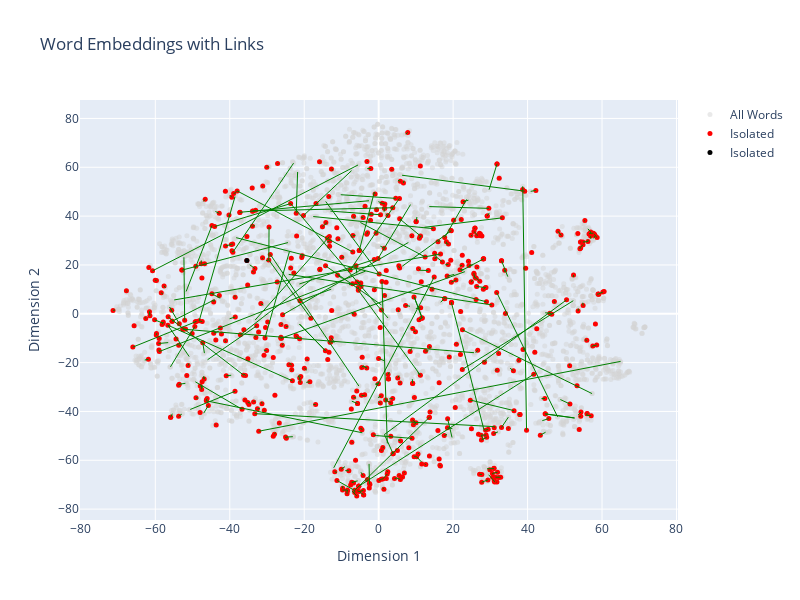

Notebook code for this chart:
### Code cell
# Create a figure for visualizing the links
links_df = pd.read_csv('data/closest_neighbors.csv')
isolated_mask = ~all_words_df['article'].isin(largest_component_words)
fig = go.Figure()

# Plot all points
fig.add_trace(go.Scatter(
    x=reduced_embeddings[:, 0],
    y=reduced_embeddings[:, 1],
    mode='markers',
    name='All Words',
    marker=dict(
        color='lightgray',
        size=5,
        opacity=0.5
    ),
    text=all_words_df['article'],
    hoverinfo='text'
))

fig.add_trace(go.Scatter(
    x=reduced_embeddings[isolated_mask, 0],
    y=reduced_embeddings[isolated_mask, 1],
    mode='markers',
    name='Isolated',
    marker=dict(
        color='red',
        size=5
    ),
    text=all_words_df[isolated_mask]['article'],
    hoverinfo='text'
))

# Add lines for links where words are present in articles
for _, row in links_df.iterrows():
    source_idx = all_words_df[all_words_df['article'] == row['source_article']].index[0]
    target_idx = all_words_df[all_words_df['article'] == row['target_article']].index[0]
    
    fig.add_trace(go.Scatter(
        x=[reduced_embeddings[source_idx, 0], reduced_embeddings[target_idx, 0]],
        y=[reduced_embeddings[source_idx, 1], reduced_embeddings[target_idx, 1]],
        mode='lines',
        line=dict(color='green', width=1),
        showlegend=False,
        hoverinfo='none'
    ))

# Update layout
fig.update_layout(
    title="Word Embeddings with Links",
    xaxis_title="Dimension 1",
    yaxis_title="Dimension 2",
    showlegend=True,
    width=800,
    height=600
)

fig.show()
